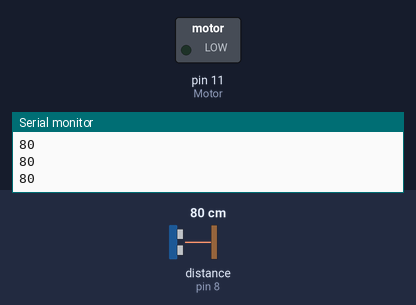
Simulated run of this sketch. Board: Arduino Uno, built with avr-gcc and run on an emulated ATmega328P. Shown: switched loads named in the sketch (green lamp = pin HIGH), the last lines printed to the serial monitor. Wiring (inferred from the names in the program): ultrasonic range finder: trigger pin 9; echo pin 8. Inputs (shaded band) come from the test bench; at power-on: distance to the obstacle (sensor on pin 8) 80 cm. The echo pulse lasts 58.3 µs per cm; pins used as bus, display or sensor lines are not drawn.

Above: at 1.2 s.
1.3 s: distance to the obstacle (sensor on pin 8) set to 11 cm
2.8 s: distance to the obstacle (sensor on pin 8) set to 8 cm
At 3.8 s:
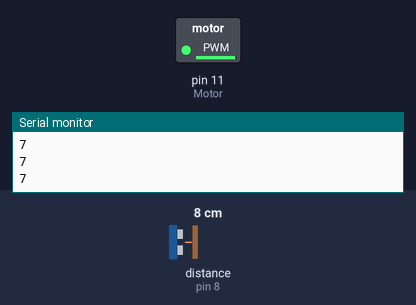
Timing chart, 0 to 5.8 s (numbered marks = the images above; inputs shaded):
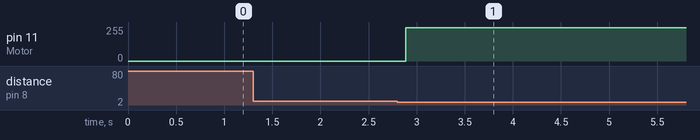

Measured:
- the behaviour switches between 10 and 9 cm on distance to the obstacle (sensor on pin 8) (found by bisection; images 0 and 1)
- after the input at 2.8 s, pin 11 (Motor): 0/255 → 250/255 after 0.09 s

The sketch:

Autopaper.ino
```cpp
#define Trig 9
#define Echo 8
#define Motor 11
#define Light 13

void setup()
{
pinMode(Trig, OUTPUT); //инициируем как выход
pinMode(Echo, INPUT); //инициируем как вход
pinMode(Motor, OUTPUT);
Serial.begin(9600); /* задаем скорость общения. В нашем случае с компьютером */
}
int speed = 250;
unsigned int impulseTime=0;
unsigned int distance_sm=0;

void loop()
{
digitalWrite(Trig, HIGH);
/* Подаем импульс на вход trig дальномера */
delayMicroseconds(10); // равный 10 микросекундам
digitalWrite(Trig, LOW); // Отключаем
impulseTime=pulseIn(Echo, HIGH); // Замеряем длину импульса
distance_sm=impulseTime/58; // Пересчитываем в сантиметры
Serial.println(distance_sm); // Выводим на порт
if (distance_sm<10) {// Если расстояние менее 10 сантиметром
  analogWrite(Motor, speed); // Мотор крутится горит
  digitalWrite(Light, HIGH); //светодиод горит
}
else {
  digitalWrite(Motor, LOW); // иначе не крутится
  digitalWrite(Light, LOW); // светодиод не горит
}
delay(100);
/* ждем 0.1 секунды, Следующий импульс может быть излучён, только после исчезновения эха от предыдущего.
Это время называется периодом цикла (cycle period).
Рекомендованный период между импульсами должен быть не менее 50 мс. */

}
```
